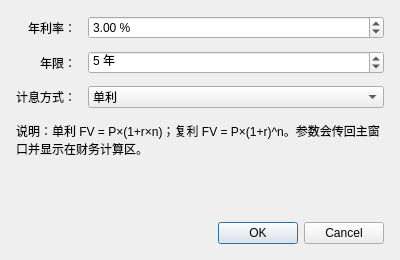
<?xml version="1.0" encoding="UTF-8"?>
<ui version="4.0">
 <class>FinanceDialog</class>
 <widget class="QDialog" name="FinanceDialog">
  <property name="geometry">
   <rect>
    <x>0</x>
    <y>0</y>
    <width>400</width>
    <height>260</height>
   </rect>
  </property>
  <property name="minimumSize">
   <size>
    <width>360</width>
    <height>240</height>
   </size>
  </property>
  <property name="windowTitle">
   <string>财务参数设置</string>
  </property>

  <layout class="QVBoxLayout" name="dialogMainLayout">
   <property name="spacing">
    <number>14</number>
   </property>
   <property name="leftMargin">
    <number>16</number>
   </property>
   <property name="topMargin">
    <number>16</number>
   </property>
   <property name="rightMargin">
    <number>16</number>
   </property>
   <property name="bottomMargin">
    <number>16</number>
   </property>

   <item>
    <layout class="QFormLayout" name="formLayout">
     <property name="labelAlignment">
      <set>Qt::AlignRight|Qt::AlignTrailing|Qt::AlignVCenter</set>
     </property>
     <property name="horizontalSpacing">
      <number>12</number>
     </property>
     <property name="verticalSpacing">
      <number>12</number>
     </property>

     <item row="0" column="0">
      <widget class="QLabel" name="labelRate">
       <property name="text">
        <string>年利率：</string>
       </property>
      </widget>
     </item>
     <item row="0" column="1">
      <widget class="QDoubleSpinBox" name="rateSpinBox">
       <property name="suffix">
        <string> %</string>
       </property>
       <property name="decimals">
        <number>2</number>
       </property>
       <property name="minimum">
        <double>0.000000000000000</double>
       </property>
       <property name="maximum">
        <double>100.000000000000000</double>
       </property>
       <property name="singleStep">
        <double>0.250000000000000</double>
       </property>
       <property name="value">
        <double>3.000000000000000</double>
       </property>
      </widget>
     </item>

     <item row="1" column="0">
      <widget class="QLabel" name="labelYears">
       <property name="text">
        <string>年限：</string>
       </property>
      </widget>
     </item>
     <item row="1" column="1">
      <widget class="QSpinBox" name="yearsSpinBox">
       <property name="suffix">
        <string> 年</string>
       </property>
       <property name="minimum">
        <number>1</number>
       </property>
       <property name="maximum">
        <number>100</number>
       </property>
       <property name="value">
        <number>5</number>
       </property>
      </widget>
     </item>

     <item row="2" column="0">
      <widget class="QLabel" name="labelMode">
       <property name="text">
        <string>计息方式：</string>
       </property>
      </widget>
     </item>
     <item row="2" column="1">
      <widget class="QComboBox" name="modeComboBox">
       <item>
        <property name="text">
         <string>单利</string>
        </property>
       </item>
       <item>
        <property name="text">
         <string>复利</string>
        </property>
       </item>
      </widget>
     </item>
    </layout>
   </item>

   <item>
    <widget class="QLabel" name="tipLabel">
     <property name="text">
      <string>说明：单利 FV = P×(1+r×n)；复利 FV = P×(1+r)^n。参数会传回主窗口并显示在财务计算区。</string>
     </property>
     <property name="wordWrap">
      <bool>true</bool>
     </property>
    </widget>
   </item>

   <item>
    <spacer name="dialogVerticalSpacer">
     <property name="orientation">
      <enum>Qt::Vertical</enum>
     </property>
     <property name="sizeHint" stdset="0">
      <size>
       <width>20</width>
       <height>10</height>
      </size>
     </property>
    </spacer>
   </item>

   <item>
    <widget class="QDialogButtonBox" name="buttonBox">
     <property name="orientation">
      <enum>Qt::Horizontal</enum>
     </property>
     <property name="standardButtons">
      <set>QDialogButtonBox::Cancel|QDialogButtonBox::Ok</set>
     </property>
    </widget>
   </item>
  </layout>
 </widget>

 <resources/>
 <connections>
  <!--
    ★ 这里只保留"取消"按钮的连接；"确定"按钮的连接写在 src/financedialog.cpp 中 ★

    原因：uic 会把本处的连接翻译成【函数指针】形式的 C++ 代码，例如
              QObject::connect(buttonBox, &QDialogButtonBox::accepted,
                               FinanceDialog, &QDialog::onAccepted);
          而 setupUi() 的形参类型是 QDialog*，onAccepted() 却是我们加在
          FinanceDialog 类上的自定义槽，QDialog 中并不存在这个成员，
          于是编译期就报错：'onAccepted' is not a member of 'QDialog'。

    放到 C++ 代码里用 this 连接，this 的真实类型就是 FinanceDialog，
    类型匹配；同时还能享受编译期检查，这也是 Qt 6 推荐的做法。
  -->
  <connection>
   <sender>buttonBox</sender>
   <signal>rejected()</signal>
   <receiver>FinanceDialog</receiver>
   <slot>reject()</slot>
  </connection>
 </connections>
</ui>
